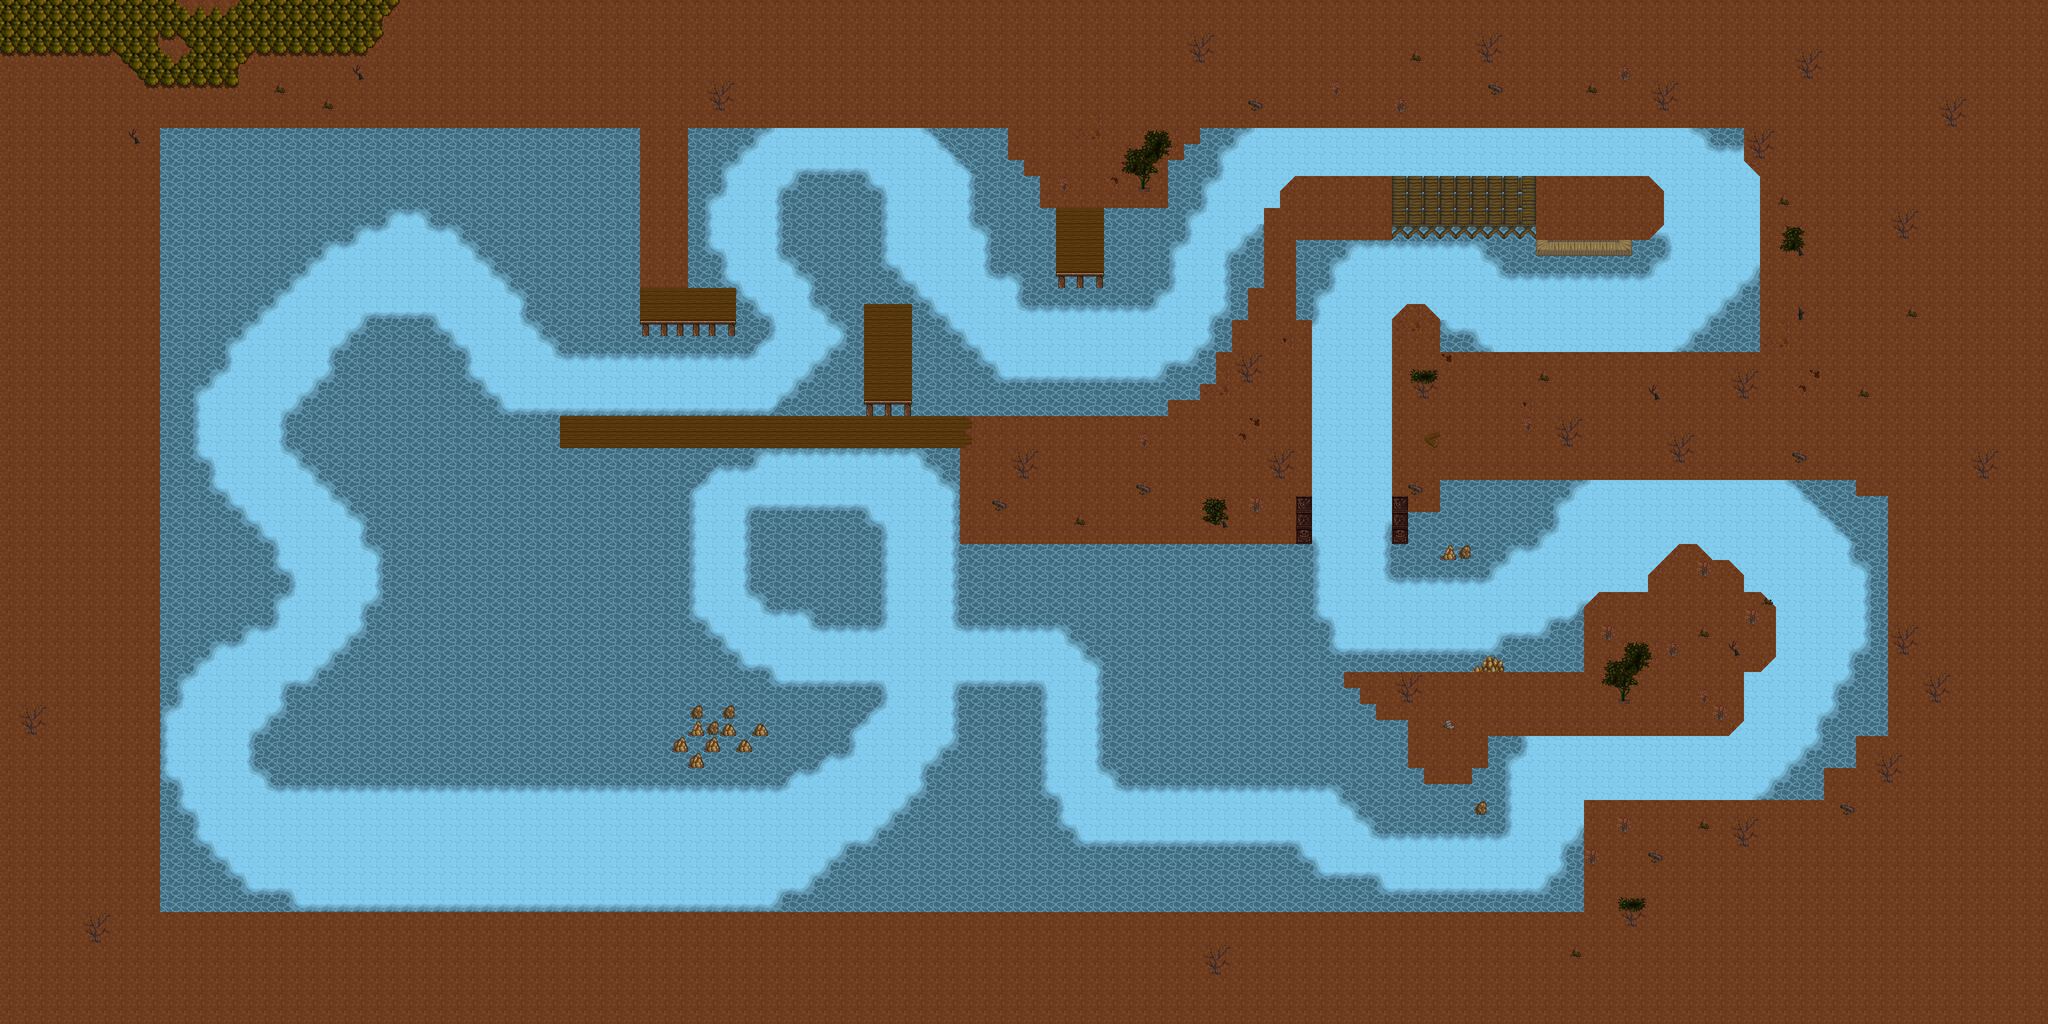

This game map was drawn from its Tiled (.tmx) file and the tilesets committed beside it. A one-line description and the trimmed map source follow:
An orthogonal 128x64 tile map with 32x32 px tiles, 6 tile layers (Tile Layer 1, Tile Layer 2, Tile Layer 3, Tile Layer 4, ...), 1 hidden layer not drawn.

<map version="1.10" tiledversion="1.10.2" orientation="orthogonal" renderorder="right-down" width="128" height="64" tilewidth="32" tileheight="32" infinite="0" nextlayerid="8" nextobjectid="1">
 <tileset firstgid="1" source="TORPEDOES_testTileset.tsx" />
 <layer id="1" name="Tile Layer 1" width="128" height="64">
  <properties>
   <property name="Z" type="float" value="0" />
  </properties>
  <data>[8192 cells, 8192 non-empty, 2 distinct tile ids]</data>
 </layer>
 <layer id="3" name="Tile Layer 2" width="128" height="64">
  <properties>
   <property name="Z" type="float" value="1" />
  </properties>
  <data>[8192 cells, 4752 non-empty, 16 distinct tile ids]</data>
 </layer>
 <layer id="4" name="Tile Layer 3" width="128" height="64">
  <properties>
   <property name="Z" type="float" value="3" />
  </properties>
  <data>[8192 cells, 258 non-empty, 41 distinct tile ids]</data>
 </layer>
 <layer id="5" name="Tile Layer 4" width="128" height="64">
  <properties>
   <property name="Z" type="float" value="4" />
  </properties>
  <data>[8192 cells, 83 non-empty, 31 distinct tile ids]</data>
 </layer>
 <layer id="6" name="Tile Layer 6" width="128" height="64">
  <properties>
   <property name="Z" type="float" value="160" />
  </properties>
  <data>[8192 cells, 140 non-empty, 6 distinct tile ids]</data>
 </layer>
 <layer id="7" name="Tile Layer 7" width="128" height="64">
  <properties>
   <property name="Z" type="float" value="161" />
  </properties>
  <data>[8192 cells, 36 non-empty, 2 distinct tile ids]</data>
 </layer>
 <layer id="2" name="collider" width="128" height="64" visible="0">
  <data>[8192 cells, 6123 non-empty, 7 distinct tile ids]</data>
 </layer>
</map>
